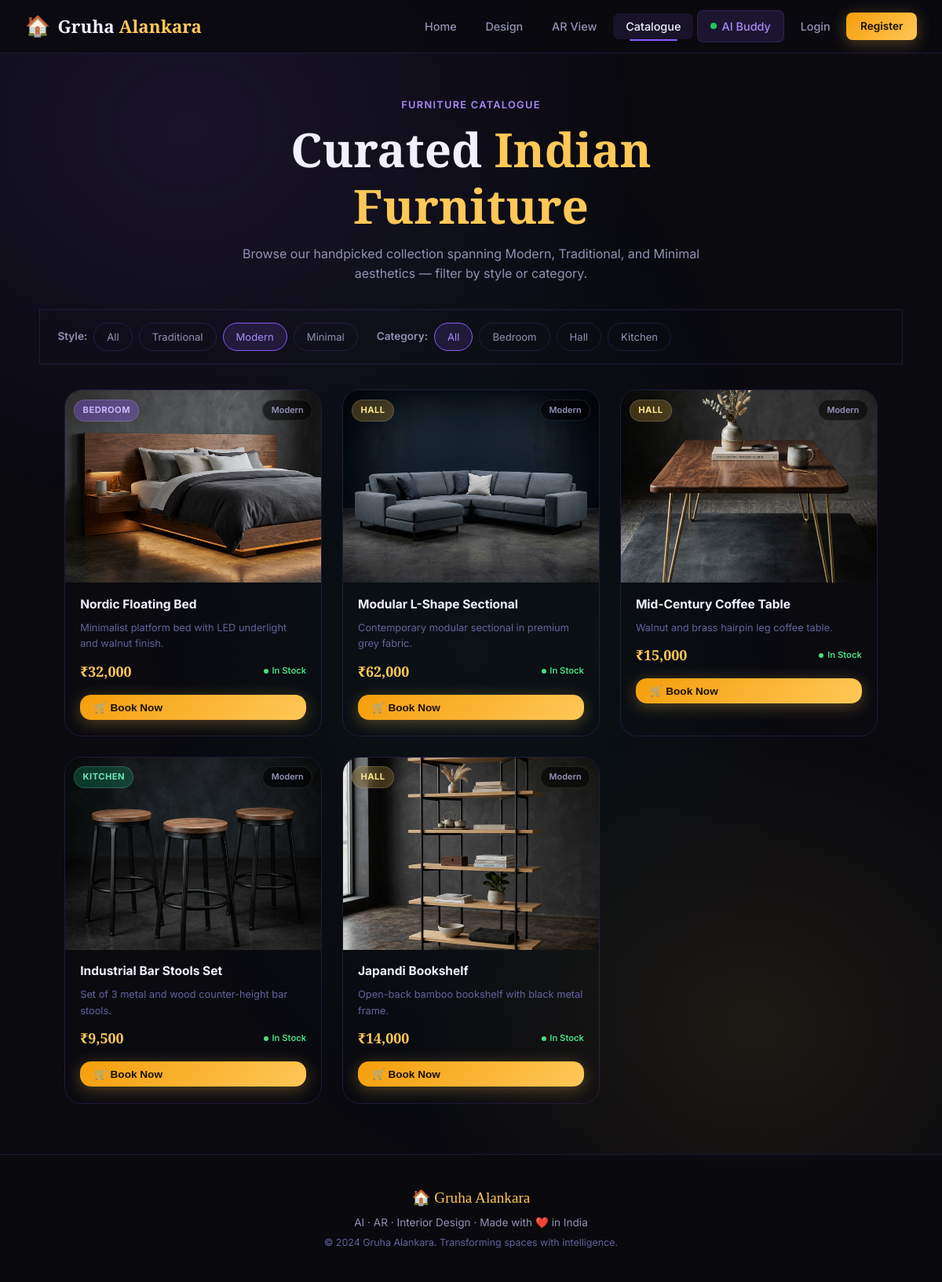
The app's page /catalog?style=Modern with its own data.
### models.py (models this page shows)
class Furniture(db.Model):
    id          = db.Column(db.Integer, primary_key=True)
    name        = db.Column(db.String(100), index=True)
    category    = db.Column(db.String(100), index=True)
    style       = db.Column(db.String(100), index=True)
    price       = db.Column(db.Float)
    description = db.Column(db.Text)
    image_url   = db.Column(db.String(300))
    ar_model    = db.Column(db.String(300))
    in_stock    = db.Column(db.Boolean, default=True, index=True)
    __table_args__ = (
        db.Index('ix_furniture_style_category', 'style', 'category'),
    )

### app.py (the view)
@app.route("/catalog")
def catalog():
    style_filter    = request.args.get("style", "")
    category_filter = request.args.get("category", "")
    page            = request.args.get("page", 1, type=int)
    per_page        = 12
    query = Furniture.query
    if style_filter:
        query = query.filter_by(style=style_filter)
    if category_filter:
        query = query.filter_by(category=category_filter)
    pagination     = query.paginate(page=page, per_page=per_page, error_out=False)
    furniture_list = pagination.items
    styles         = db.session.query(Furniture.style).distinct().all()
    categories     = db.session.query(Furniture.category).distinct().all()
    return render_template("catalog.html",
                           furniture_list=furniture_list,
                           styles=[s[0] for s in styles],
                           categories=[c[0] for c in categories],
                           selected_style=style_filter,
                           selected_category=category_filter,
                           pagination=pagination)

### templates/catalog.html (shortened to what this page needs)
{% extends "base.html" %}
{% block content %}
<div class="page-hero">
    <div class="section-tag">Furniture Catalogue</div>
    <h1>Curated <span class="accent">Indian Furniture</span></h1>
    <p>Browse our handpicked collection spanning Modern, Traditional, and Minimal aesthetics — filter by style or category.</p>
</div>
<div class="catalog-filter-bar">
    <span class="filter-label">Style:</span>
    <a href="{{ url_for('catalog') }}" class="filter-btn {% if not selected_style %}active{% endif %}">All</a>
    {% for s in styles %}
    <a href="{{ url_for('catalog', style=s) }}" class="filter-btn {% if selected_style == s %}active{% endif %}">{{ s }}</a>
    {% endfor %}
    <span class="filter-label" style="margin-left:1rem">Category:</span>
    <a href="{{ url_for('catalog') }}" class="filter-btn {% if not selected_category %}active{% endif %}">All</a>
    {% for c in categories %}
    <a href="{{ url_for('catalog', category=c) }}"
        class="filter-btn {% if selected_category == c %}active{% endif %}">{{ c }}</a>
    {% endfor %}
</div>
{% if furniture_list %}
<div class="catalog-grid" id="catalogGrid">
    {% for item in furniture_list %}
    <div class="furniture-card" id="fc-{{ item.id }}">
        <div class="fc-img-wrap">
            {% if item.image_url %}
            <img
                src="{{ url_for('static', filename=item.image_url) }}"
                alt="{{ item.name }}"
                loading="lazy"
                onerror="this.parentElement.innerHTML='<div style=\'display:flex;align-items:center;justify-content:center;height:100%;font-size:3.5rem;opacity:.3;\'>🪑</div>'"
            >
            {% else %}
            <div style="display:flex;align-items:center;justify-content:center;height:100%;font-size:3.5rem;opacity:.3;">🪑</div>
            {% endif %}
            <span class="fc-category-badge badge-{{ item.category }}">{{ item.category }}</span>
            <span class="fc-style-tag">{{ item.style }}</span>
        </div>
        <div class="fc-info">
            <div class="fc-name">{{ item.name }}</div>
            <p class="fc-desc">{{ item.description }}</p>
            <div class="fc-meta">
                <span class="fc-price">₹{{ '{:,.0f}'.format(item.price) }}</span>
                <span class="fc-in-stock">In Stock</span>
            </div>
            <button class="btn btn-gold btn-sm" style="width:100%;margin-top:.4rem" id="bookBtn-{{ item.id }}"
                onclick="bookFurniture({{ item.id }}, '{{ item.name }}', this)">
                🛒 Book Now
            </button>
        </div>
    </div>
    {% endfor %}
</div>
{% else %}
<div class="empty-state">
    <div class="empty-icon">🔍</div>
    <div class="empty-title">No items found</div>
    <p>Try a different style or category filter.</p>
</div>
{% endif %}
{% endblock %}

### static/style.css (style rules this page uses)
:root { --bg: #0a0a0f; --bg2: #0f0f1a; --bg3: #141428; --surface: rgba(20, 20, 44, 0.7); --surface2: rgba(30, 30, 60, 0.6); --border: rgba(139, 92, 246, 0.18); --border2: rgba(255, 200, 87, 0.18); --accent: #8b5cf6; --accent2: #a78bfa; --accent3: #7c3aed; --gold: #ffc857; --gold2: #f59e0b; --rose: #f43f5e; --teal: #14b8a6; --text: #f1f0ff; --text-muted: #9391b5; --text-dim: #6462a0; --radius-sm: 8px; --radius: 14px; --radius-lg: 22px; --radius-xl: 32px; --shadow: 0 8px 32px rgba(139, 92, 246, 0.15); --shadow-lg: 0 20px 60px rgba(0, 0, 0, 0.5); --glow: 0 0 30px rgba(139, 92, 246, 0.3); --glow-gold: 0 0 30px rgba(255, 200, 87, 0.3); --trans: all 0.3s cubic-bezier(0.4, 0, 0.2, 1); --trans-fast: all 0.15s ease; }
*, *::before, *::after { box-sizing: border-box; margin: 0; padding: 0; }
html { scroll-behavior: smooth; }
body { font-family: 'Inter', system-ui, sans-serif; background-color: var(--bg); color: var(--text); line-height: 1.6; min-height: 100vh; overflow-x: hidden; }
body::before { content: ''; position: fixed; inset: 0; z-index: -1; background: radial-gradient(ellipse 80% 50% at 20% 10%, rgba(139, 92, 246, 0.12) 0%, transparent 60%), radial-gradient(ellipse 60% 40% at 80% 80%, rgba(255, 200, 87, 0.08) 0%, transparent 60%), radial-gradient(ellipse 50% 60% at 50% 50%, rgba(20, 184, 166, 0.05) 0%, transparent 70%); pointer-events: none; }
a { text-decoration: none; color: inherit; }
img { max-width: 100%; }
h1, h2, h3 { font-family: 'Playfair Display', Georgia, serif; line-height: 1.2; }
h1 { font-size: clamp(2.2rem, 5vw, 4rem); }
.accent { color: var(--gold); }
.btn { display: inline-flex; align-items: center; gap: 0.5rem; padding: 0.8rem 1.8rem; border-radius: var(--radius); font-size: 0.95rem; font-weight: 600; cursor: pointer; border: none; transition: var(--trans); text-decoration: none; }
.btn-gold { background: linear-gradient(135deg, var(--gold2), var(--gold)); color: #1a1000; box-shadow: 0 4px 20px rgba(255, 200, 87, 0.3); }
.btn-sm { padding: 0.5rem 1.1rem; font-size: 0.85rem; }
.section-tag { color: var(--accent2); font-size: 0.8rem; font-weight: 600; letter-spacing: 0.1em; text-transform: uppercase; margin-bottom: 0.6rem; }
.page-hero { padding: 3.5rem 2rem 2rem; text-align: center; max-width: 700px; margin: 0 auto; }
.page-hero p { color: var(--text-muted); margin-top: 0.8rem; }
.catalog-filter-bar { display: flex; flex-wrap: wrap; gap: 1rem; align-items: center; max-width: 1100px; margin: 0 auto; padding: 1.5rem 2rem; }
.filter-label { font-size: 0.85rem; color: var(--text-muted); font-weight: 600; }
.filter-btn { padding: 0.42rem 1rem; border-radius: 100px; border: 1px solid var(--border); background: transparent; color: var(--text-muted); font-size: 0.82rem; cursor: pointer; transition: var(--trans); font-family: 'Inter', sans-serif; }
.filter-btn:hover, .filter-btn.active { background: rgba(139, 92, 246, 0.15); border-color: var(--accent); color: var(--accent2); }
.catalog-grid { display: grid; grid-template-columns: repeat(auto-fill, minmax(260px, 1fr)); gap: 1.5rem; max-width: 1100px; margin: 0 auto; padding: 0 2rem 4rem; }
.furniture-card { background: var(--surface); border: 1px solid var(--border); border-radius: var(--radius-lg); overflow: hidden; transition: var(--trans); display: flex; flex-direction: column; }

### records on screen
Furniture: image_url (picture), category "BEDROOM", style "Modern", name "Nordic Floating Bed", description "Minimalist platform bed with LED underlight and walnut finish.", price "32,000"
Furniture: image_url (picture), category "HALL", style "Modern", name "Modular L-Shape Sectional", description "Contemporary modular sectional in premium grey fabric.", price "62,000"
Furniture: image_url (picture), category "HALL", style "Modern", name "Mid-Century Coffee Table", description "Walnut and brass hairpin leg coffee table.", price "15,000"
Furniture: image_url (picture), category "KITCHEN", style "Modern", name "Industrial Bar Stools Set", description "Set of 3 metal and wood counter-height bar stools.", price "9,500"
Furniture: image_url (picture), category "HALL", style "Modern", name "Japandi Bookshelf", description "Open-back bamboo bookshelf with black metal frame.", price "14,000"

### other values on screen
{{ s }} "Traditional" "Modern" "Minimal"
{{ c }} "Bedroom" "Hall" "Kitchen"
